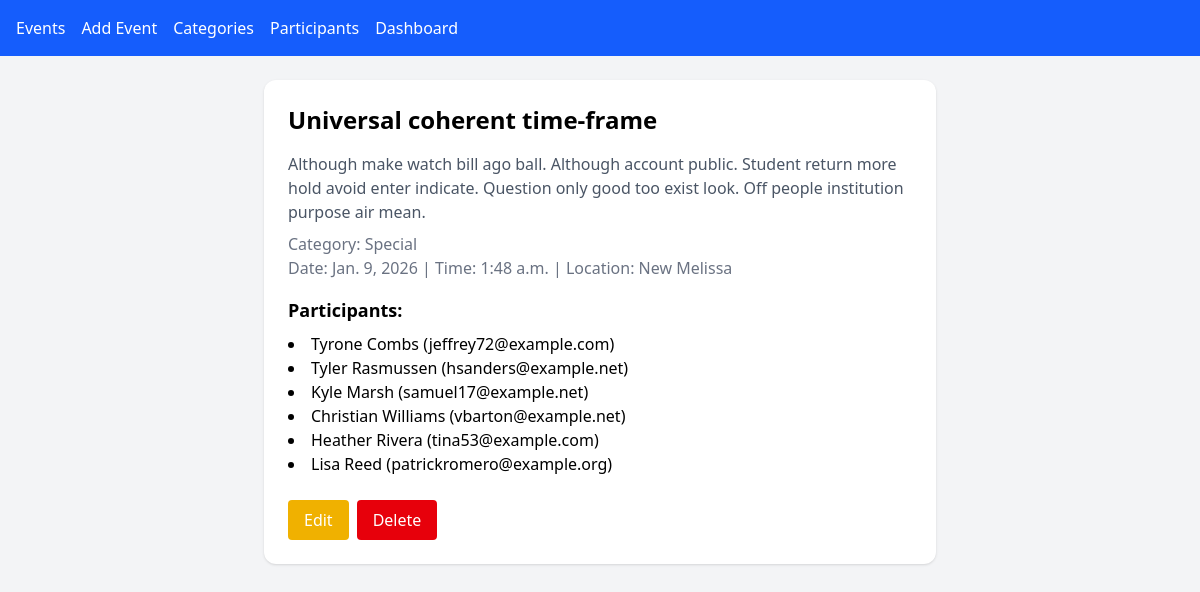
The page /events/3/ on the database its author committed.
### events/models.py (models this page shows, shortened)
class Event(models.Model):
    name = models.CharField(max_length=200)
    description = models.TextField()
    date = models.DateField()
    time = models.TimeField()
    location = models.CharField(max_length=200)
    category = models.ForeignKey(Category, on_delete=models.CASCADE, related_name='events')
    participants = models.ManyToManyField(Participant, blank=True)

class Category(models.Model):
    name = models.CharField(max_length=100)
    description = models.TextField()

class Participant(models.Model):
    name = models.CharField(max_length=100)
    email = models.EmailField(unique=True)

### events/views.py (the view)
# urls.py: path('events/<int:id>/', views.event_detail, name='event_detail'),
def event_detail(request, id):
    event = get_object_or_404(Event, id=id)
    return render(request, 'events/event_detail.html', {'event': event})

### templates/events/event_detail.html
{% extends 'base.html' %}
{% block content %}
<div class="max-w-2xl mx-auto bg-white p-6 rounded-xl shadow">
  <h2 class="text-2xl font-bold mb-4">{{ event.name }}</h2>
  <p class="text-gray-600 mb-2">{{ event.description }}</p>
  <p class="text-gray-500">Category: {{ event.category.name }}</p>
  <p class="text-gray-500">Date: {{ event.date }} | Time: {{ event.time }} | Location: {{ event.location }}</p>
  <h3 class="text-lg font-semibold mt-4">Participants:</h3>
  <ul class="list-disc list-inside mt-2">
    {% for p in event.participants.all %}
      <li>{{ p.name }} ({{ p.email }})</li>
    {% empty %}
      <li>No participants yet</li>
    {% endfor %}
  </ul>
  <div class="mt-6 flex gap-2">
    <a href="{% url 'event_update' event.id %}" class="bg-yellow-500 hover:bg-yellow-600 text-white px-4 py-2 rounded">Edit</a>
    <a href="{% url 'event_delete' event.id %}" class="bg-red-600 hover:bg-red-700 text-white px-4 py-2 rounded" onclick="return confirm('Are you sure?')">Delete</a>
  </div>
</div>
{% endblock %}

### rows shown on the page
Event: name "Universal coherent time-frame", description "Although make watch bill ago ball. Although account public. Student return more hold avoid enter indicate. Question only good too exist look. Off people institution purpose air mean.", category.name "Special", date "Jan. 9, 2026", time "1:48 a.m.", location "New Melissa"
Participant: name "Tyrone Combs", email "jeffrey72@example.com"
Participant: name "Tyler Rasmussen", email "hsanders@example.net"
Participant: name "Kyle Marsh", email "samuel17@example.net"
Participant: name "Christian Williams", email "vbarton@example.net"
Participant: name "Heather Rivera", email "tina53@example.com"
Participant: name "Lisa Reed", email "patrickromero@example.org"
